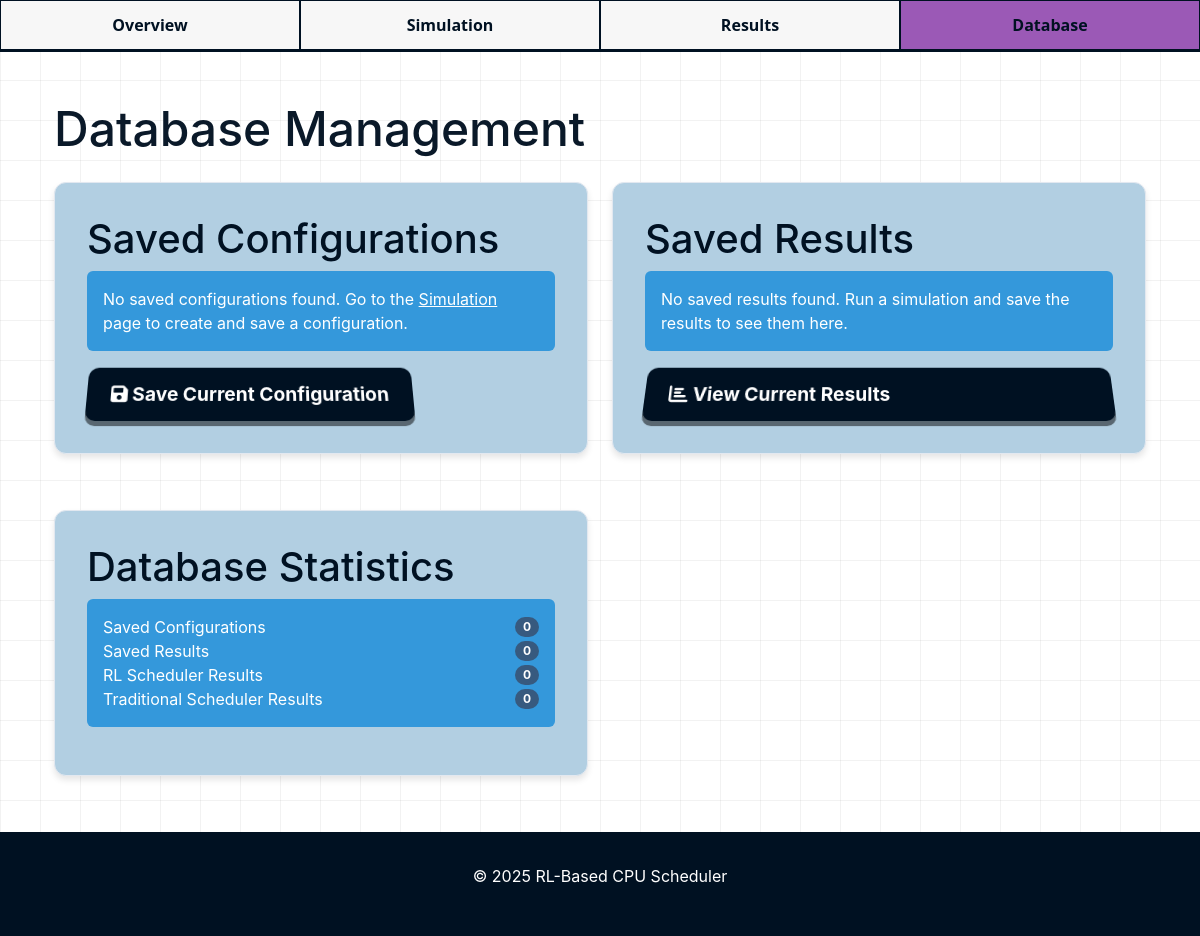
The page /db_management on the database as committed earlier.
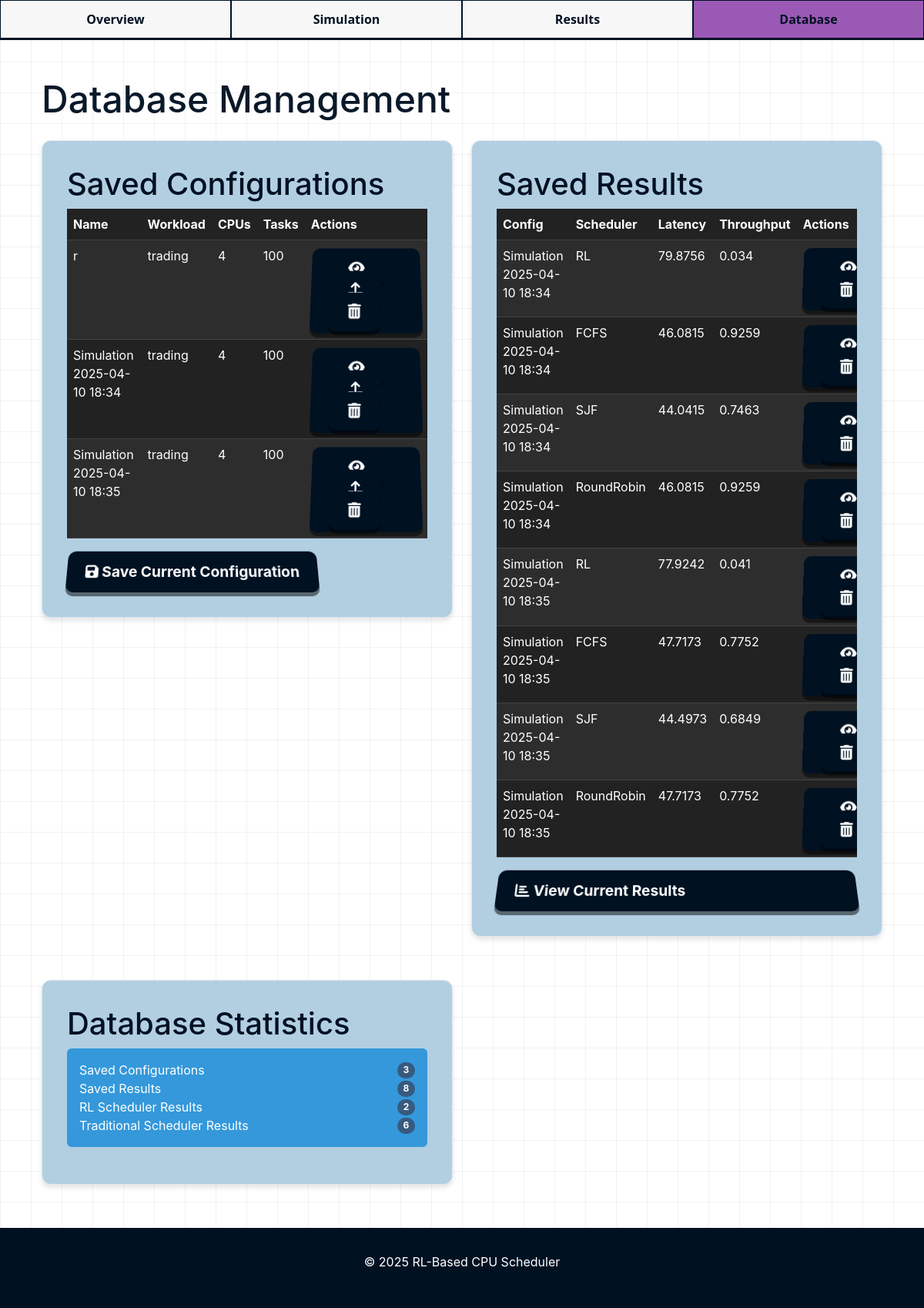
The same page on the database as committed later.
### database.py (models this page shows, shortened)
class SimulationConfig(db.Model):
    id = db.Column(db.Integer, primary_key=True)
    name = db.Column(db.String(100), nullable=False)
    description = db.Column(db.Text)
    created_at = db.Column(db.DateTime, default=datetime.datetime.utcnow)
    user_id = db.Column(db.Integer, db.ForeignKey('user.id'), nullable=False)
    num_cpus = db.Column(db.Integer, default=4)
    num_tasks = db.Column(db.Integer, default=100)
    workload_type = db.Column(db.String(20), default='trading')
    reward_latency_weight = db.Column(db.Float, default=0.7)
    reward_throughput_weight = db.Column(db.Float, default=0.3)
    max_steps = db.Column(db.Integer, default=1000)
    learning_rate = db.Column(db.Float, default=0.001)
    gamma = db.Column(db.Float, default=0.99)
    epsilon = db.Column(db.Float, default=1.0)
    epsilon_min = db.Column(db.Float, default=0.01)
    epsilon_decay = db.Column(db.Float, default=0.995)
    memory_size = db.Column(db.Integer, default=10000)
    batch_size = db.Column(db.Integer, default=64)
    time_quantum = db.Column(db.Integer, default=2)  #for round robin
    results = db.relationship('SimulationResult', backref='config', lazy=True, cascade="all, delete-orphan")

class SimulationResult(db.Model):
    id = db.Column(db.Integer, primary_key=True)
    config_id = db.Column(db.Integer, db.ForeignKey('simulation_config.id'), nullable=False)
    scheduler_type = db.Column(db.String(20), nullable=False)
    run_date = db.Column(db.DateTime, default=datetime.datetime.utcnow)
    avg_latency = db.Column(db.Float)
    throughput = db.Column(db.Float)
    cpu_utilization = db.Column(db.Float)
    total_reward = db.Column(db.Float)
    completed_tasks = db.Column(db.Integer)
    training_history = db.Column(db.JSON)

### app.py (the view)
@app.route('/db_management')
def db_management():
    with app.app_context():
        default_user = get_or_create_default_user()
        configs = SimulationConfig.query.filter_by(user_id=default_user.id).all()
        results = SimulationResult.query.options(
            db.joinedload(SimulationResult.config)
        ).join(SimulationConfig).filter(SimulationConfig.user_id == default_user.id).all()
    return render_template('db_management.html', configs=configs, results=results)

### app.py (called while the page is built, shortened)
def get_or_create_default_user():
    default_user = User.query.filter_by(username='default').first()
    return default_user

### templates/db_management.html (shortened to what this page needs)
{% extends "layout.html" %}
{% block content %}
<div class="container mt-4">
    <h1 class="mb-4">Database Management</h1>
    <div class="row">
        <div class="col-md-6">
            <div class="card1">
                <div class="card1-body">
                    <h2>Saved Configurations</h2>
                </div>
                <div class="card-body">
                    {% if configs %}
                        <div class="table-responsive">
                            <table class="table table-striped table-hover">
                                <thead>
                                    <tr>
                                        <th>Name</th>
                                        <th>Workload</th>
                                        <th>CPUs</th>
                                        <th>Tasks</th>
                                        <th>Actions</th>
                                    </tr>
                                </thead>
                                <tbody>
                                    {% for config in configs %}
                                        <tr>
                                            <td>{{ config.name }}</td>
                                            <td>{{ config.workload_type }}</td>
                                            <td>{{ config.num_cpus }}</td>
                                            <td>{{ config.num_tasks }}</td>
                                            <td>
                                                <div class="btn-home" role="group">
                                                    <a href="{{ url_for('view_config', config_id=config.id) }}" class="btn-home" title="View Details">
                                                        <i class="fas fa-eye"></i>
                                                    </a>
                                                    <a href="{{ url_for('load_config', config_id=config.id) }}" class="btn-home" title="Load">
                                                        <i class="fas fa-upload"></i>
                                                    </a>
                                                    <a href="{{ url_for('delete_config', config_id=config.id) }}" class="btn-home"
                                                       onclick="return confirm('Are you sure you want to delete this configuration and all its results?');" title="Delete">
                                                        <i class="fas fa-trash-alt"></i>
                                                    </a>
                                                </div>
                                            </td>
                                        </tr>
                                    {% endfor %}
                                </tbody>
                            </table>
                        </div>
                    {% else %}
                        <div class="alert alert-info">
                            No saved configurations found. Go to the <a href="{{ url_for('simulation') }}">Simulation</a> page to create and save a configuration.
                        </div>
                    {% endif %}
                </div>
                <div class="card-footer">
                    <button type="button" class="btn-home" data-bs-toggle="modal" data-bs-target="#saveConfigModal">
                        <i class="fas fa-save"></i> Save Current Configuration
                    </button>
                </div>
            </div>
        </div>
        <div class="col-md-6">
            <div class="card1">
                <div class="card1-body">
                    <h2>Saved Results</h2>
                </div>
                <div class="card-body">
                    {% if results %}
                        <div class="table-responsive">
                            <table class="table table-striped table-hover">
                                <thead>
                                    <tr>
                                        <th>Config</th>
                                        <th>Scheduler</th>
                                        <th>Latency</th>
                                        <th>Throughput</th>
                                        <th>Actions</th>
                                    </tr>
                                </thead>
                                <tbody>
                                    {% for result in results %}
                                        <tr>
                                            <td>{{ result.config.name }}</td>
                                            <td>{{ result.scheduler_type }}</td>
                                            <td>{{ result.avg_latency|round(4) }}</td>
                                            <td>{{ result.throughput|round(4) }}</td>
                                            <td>
                                                <div class="btn-home" role="group">
                                                    <a href="{{ url_for('view_result', result_id=result.id) }}" class="btn-home" title="View Details">
                                                        <i class="fas fa-eye"></i>
                                                    </a>
                                                    <a href="{{ url_for('delete_result', result_id=result.id) }}" class="btn-home
                                                       onclick="return confirm('Are you sure you want to delete this result?');" title="Delete">
                                                        <i class="fas fa-trash-alt"></i>
                                                    </a>
                                                </div>
                                            </td>
                                        </tr>
                                    {% endfor %}
                                </tbody>
                            </table>
                        </div>
                    {% else %}
                        <div class="alert alert-info">
                            No saved results found. Run a simulation and save the results to see them here.
                        </div>
                    {% endif %}
                </div>
               <div class="btn-home">
                    <a href="{{ url_for('results') }}" style="text-decoration: none; color: white;" >
                        <i class="fas fa-chart-bar"></i> View Current Results
                    </a>
              </div>
            </div>
        </div>
    </div>
    <div class="row mt-4">
        <div class="col-md-6">
            <div class="card1">
                <div class="card1-body">
                    <h2>Database Statistics</h2>
                </div>
                <div class="card1-body">
                    <ul class="alert alert-info">
                        <li class="list-group-item d-flex justify-content-between align-items-center">
                            Saved Configurations
                            <span class="badge bg-primary rounded-pill">{{ configs|length }}</span>
                        </li>
                        <li class="list-group-item d-flex justify-content-between align-items-center">
                            Saved Results
                            <span class="badge bg-primary rounded-pill">{{ results|length }}</span>
                        </li>
                        <li class="list-group-item d-flex justify-content-between align-items-center">
                            RL Scheduler Results
                            <span class="badge bg-primary rounded-pill">{{ results|selectattr('scheduler_type', 'equalto', 'RL')|list|length }}</span>
                        </li>
                        <li class="list-group-item d-flex justify-content-between align-items-center">
                            Traditional Scheduler Results
                            <span class="badge bg-primary rounded-pill">{{ results|selectattr('scheduler_type', 'ne', 'RL')|list|length }}</span>
                        </li>
                    </ul>
                </div>
            </div>
        </div>
    </div>
</div>
{% endblock %}

### templates/layout.html (shortened to what this page needs)
<!DOCTYPE html>
<html lang="en" data-bs-theme="dark">
<head>
    <link href="https://cdn.jsdelivr.net/npm/bootstrap@5.3.0/dist/css/bootstrap.min.css" rel="stylesheet">
<link href="https://bootswatch.com/5/darkly/bootstrap.min.css" rel="stylesheet">
<link rel="stylesheet" href="{{ url_for('static', filename='css/overflow.css') }}">
    <link rel="stylesheet" href="https://cdnjs.cloudflare.com/ajax/libs/font-awesome/6.0.0-beta3/css/all.min.css">
    <link rel="stylesheet" href="{{ url_for('static', filename='css/custom.css') }}">
</head>
<body>
    <nav class="overflow-nav">
        <a href="{{ url_for('index') }}" class="nav-item {% if request.path == '/' %}active{% endif %}">Overview</a>
        <a href="{{ url_for('simulation') }}" class="nav-item {% if request.path == '/simulation' %}active{% endif %}">Simulation</a>
        <a href="{{ url_for('results') }}" class="nav-item {% if request.path == '/results' %}active{% endif %}">Results</a>
        <a href="{{ url_for('db_management') }}" class="nav-item {% if request.path == '/db_management' %}active{% endif %}">Database</a>
    </nav>
    <main class="container my-4">
        {% block content %}
        {% endblock %}
    </main>
    <footer class="footer">
        <div class="container">
            <div class="text-center">
                <p>&copy; 2025 RL-Based CPU Scheduler</p>
            </div>
        </div>
    </footer>
</body>
</html>

### static/css/overflow.css (style rules this page uses)
:root { --primary-blue: #3498db; --primary-yellow: #f1c40f; --primary-green: #2ecc71; --primary-purple: #9b59b6; --primary-orange: #e67e22; --primary-red: #e74c3c; --primary-pink: #e6a8d7; --background-color: #ffffff; --dark-text: #0a1929; --light-text: #718096; --border-color: #e2e8f0; --grid-color: rgba(0, 0, 0, 0.05); }
* { margin: 0; padding: 0; box-sizing: border-box; }
body { font-family: 'Inter', sans-serif; background-color: var(--background-color); color: var(--dark-text); background-image: linear-gradient(var(--grid-color) 1px, transparent 1px), linear-gradient(90deg, var(--grid-color) 1px, transparent 1px); background-size: 40px 40px; position: relative; min-height: 100vh; display: flex; flex-direction: column; }
.overflow-nav { display: flex; justify-content: flex-start; background-color: var(--background-color); border-bottom: 1px solid var(--border-color); }
.nav-item { padding: 1rem 1.5rem; font-weight: 500; transition: background-color 0.3s ease; }
.nav-item.active:nth-child(4) { background-color: #9b59b6; }
.overflow-nav { display: flex; justify-content: space-between; align-items: center; border-bottom: 2px solid #001122; background-color: #f7f7f7; flex-wrap: wrap; font-family: 'Segoe UI', sans-serif; padding: 0; }
.nav-item { border: 1px solid #001122; flex: 1; text-align: center; padding: 12px 16px; transition: background-color 0.3s ease; background-color: #f7f7f7; text-decoration: none; color: #001122; font-weight: 600; font-size: 1rem; position: relative; }
.nav-item::after { content: ''; position: absolute; left: 0; bottom: 4px; height: 2px; width: 0%; background-color: #001122; transition: width 0.3s ease-in-out; }
.footer { background-color: #001122; color: white; padding: 2rem 5%; text-align: center; margin-top: auto; }
.card1 { background-color: #b2cfe2; color: white; padding: 2rem; border-radius: 12px; box-shadow: 0 4px 6px rgba(0, 0, 0, 0.1); margin-bottom: 2rem; border: 1px solid var(--border-color); }
.card1-body { color: #001122; }
.btn-home { background-color: #001122; color: white; padding: 0.8rem 1.5rem; border-radius: 10px; text-decoration: none; font-weight: bold; border: none; cursor: pointer; font-size: 1.2rem; user-select: none; box-shadow: 0 5px 0 rgba(0, 0, 0, 0.5); transform: perspective(300px) rotateX(10deg); transition: transform 0.2s ease, box-shadow 0.2s ease, background-color 0.2s ease; }

Rows that differ between the two databases and show on the page:
added SimulationConfig: name "r", workload_type "trading", num_cpus "4", num_tasks "100"
added SimulationConfig: name "Simulation 2025-04-10 18:34", workload_type "trading", num_cpus "4", num_tasks "100"
added SimulationConfig: name "Simulation 2025-04-10 18:35", workload_type "trading", num_cpus "4", num_tasks "100"
added SimulationResult: config.name "Simulation 2025-04-10 18:34", scheduler_type "RL", avg_latency "79.8756", throughput "0.034"
added SimulationResult: config.name "Simulation 2025-04-10 18:34", scheduler_type "FCFS", avg_latency "46.0815", throughput "0.9259"
added SimulationResult: config.name "Simulation 2025-04-10 18:34", scheduler_type "SJF", avg_latency "44.0415", throughput "0.7463"
added SimulationResult: config.name "Simulation 2025-04-10 18:34", scheduler_type "RoundRobin", avg_latency "46.0815", throughput "0.9259"
added SimulationResult: config.name "Simulation 2025-04-10 18:35", scheduler_type "RL", avg_latency "77.9242", throughput "0.041"
added SimulationResult: config.name "Simulation 2025-04-10 18:35", scheduler_type "FCFS", avg_latency "47.7173", throughput "0.7752"
added SimulationResult: config.name "Simulation 2025-04-10 18:35", scheduler_type "SJF", avg_latency "44.4973", throughput "0.6849"
added SimulationResult: config.name "Simulation 2025-04-10 18:35", scheduler_type "RoundRobin", avg_latency "47.7173", throughput "0.7752"
Other text that changed with them:
{{ configs|length }}: "0" → "3"
{{ results|length }}: "0" → "8"
{{ results|selectattr('scheduler_type', 'equalto', 'RL')|list|length }}: "0" → "2"
{{ results|selectattr('scheduler_type', 'ne', 'RL')|list|length }}: "0" → "6"
text no longer shown: "No saved configurations found. Go to the Simulation page to create and save a configuration. No saved results found. Run a simulation and save the results to see them here."
text now shown: "Name Workload CPUs Tasks Actions Config Scheduler Latency Throughput Actions"
